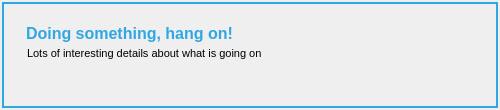
<?xml version="1.0" encoding="UTF-8"?>
<ui version="4.0">
 <class>BusyDialog</class>
 <widget class="QDialog" name="BusyDialog">
  <property name="geometry">
   <rect>
    <x>0</x>
    <y>0</y>
    <width>500</width>
    <height>110</height>
   </rect>
  </property>
  <property name="windowTitle">
   <string>Dialog</string>
  </property>
  <property name="styleSheet">
   <string notr="true">/* Style for the window itself */
#frame {
border-color: #30A7E3;
border-style: solid;
border-width: 2px;
}

/* Style for the header text */
#title {
color: #30A7E3;
margin-top: 15px;
margin-bottom: 0px;
margin-left: 1px;
font-size: 16px;
font-weight: bold;
}

/* Style for the details text */
#details {
margin-top: 1px;
margin-left: 3px;
margin-bottom: 0px;
font-size: 11px;
}
</string>
  </property>
  <layout class="QHBoxLayout" name="horizontalLayout_2">
   <property name="spacing">
    <number>2</number>
   </property>
   <property name="margin" stdset="0">
    <number>2</number>
   </property>
   <item>
    <widget class="QFrame" name="frame">
     <property name="frameShape">
      <enum>QFrame::StyledPanel</enum>
     </property>
     <property name="frameShadow">
      <enum>QFrame::Raised</enum>
     </property>
     <layout class="QHBoxLayout" name="horizontalLayout">
      <property name="spacing">
       <number>5</number>
      </property>
      <property name="margin" stdset="0">
       <number>5</number>
      </property>
      <item>
       <widget class="QLabel" name="label">
        <property name="text">
         <string/>
        </property>
        <property name="pixmap">
         <pixmap resource="resources.qrc">:/Tank.Platform.Qt/sg_logo_80px.png</pixmap>
        </property>
       </widget>
      </item>
      <item>
       <layout class="QVBoxLayout" name="verticalLayout">
        <property name="spacing">
         <number>0</number>
        </property>
        <item>
         <widget class="QLabel" name="title">
          <property name="sizePolicy">
           <sizepolicy hsizetype="Expanding" vsizetype="Preferred">
            <horstretch>0</horstretch>
            <verstretch>0</verstretch>
           </sizepolicy>
          </property>
          <property name="text">
           <string>Doing something, hang on!</string>
          </property>
         </widget>
        </item>
        <item>
         <widget class="QLabel" name="details">
          <property name="sizePolicy">
           <sizepolicy hsizetype="Preferred" vsizetype="Expanding">
            <horstretch>0</horstretch>
            <verstretch>0</verstretch>
           </sizepolicy>
          </property>
          <property name="text">
           <string>Lots of interesting details about what is going on</string>
          </property>
          <property name="alignment">
           <set>Qt::AlignLeading|Qt::AlignLeft|Qt::AlignTop</set>
          </property>
          <property name="wordWrap">
           <bool>true</bool>
          </property>
         </widget>
        </item>
       </layout>
      </item>
     </layout>
    </widget>
   </item>
  </layout>
 </widget>
 <resources>
  <include location="resources.qrc"/>
 </resources>
 <connections/>
</ui>
